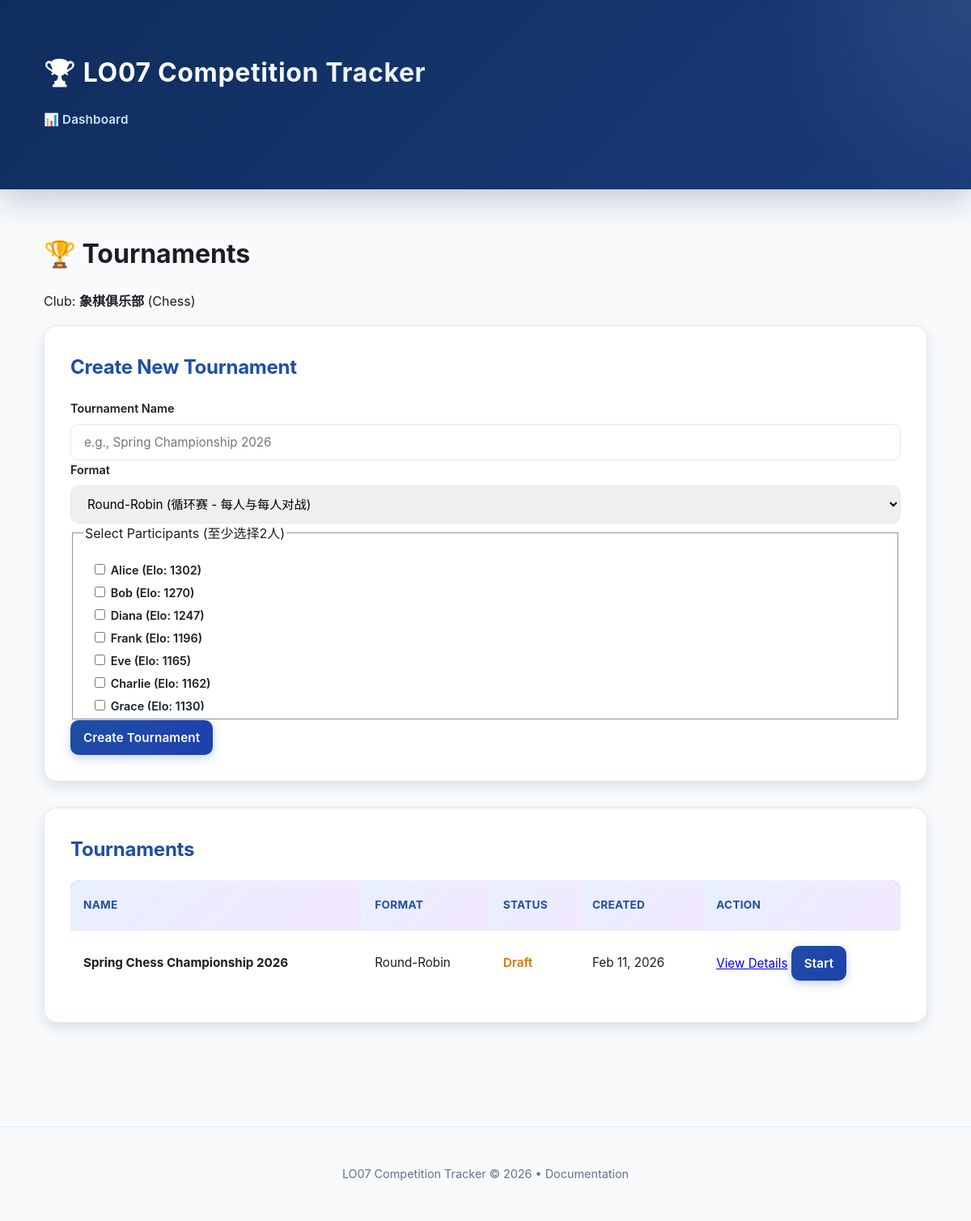
/tournament.php?club_id=1, run on an earlier commit of the app's database.
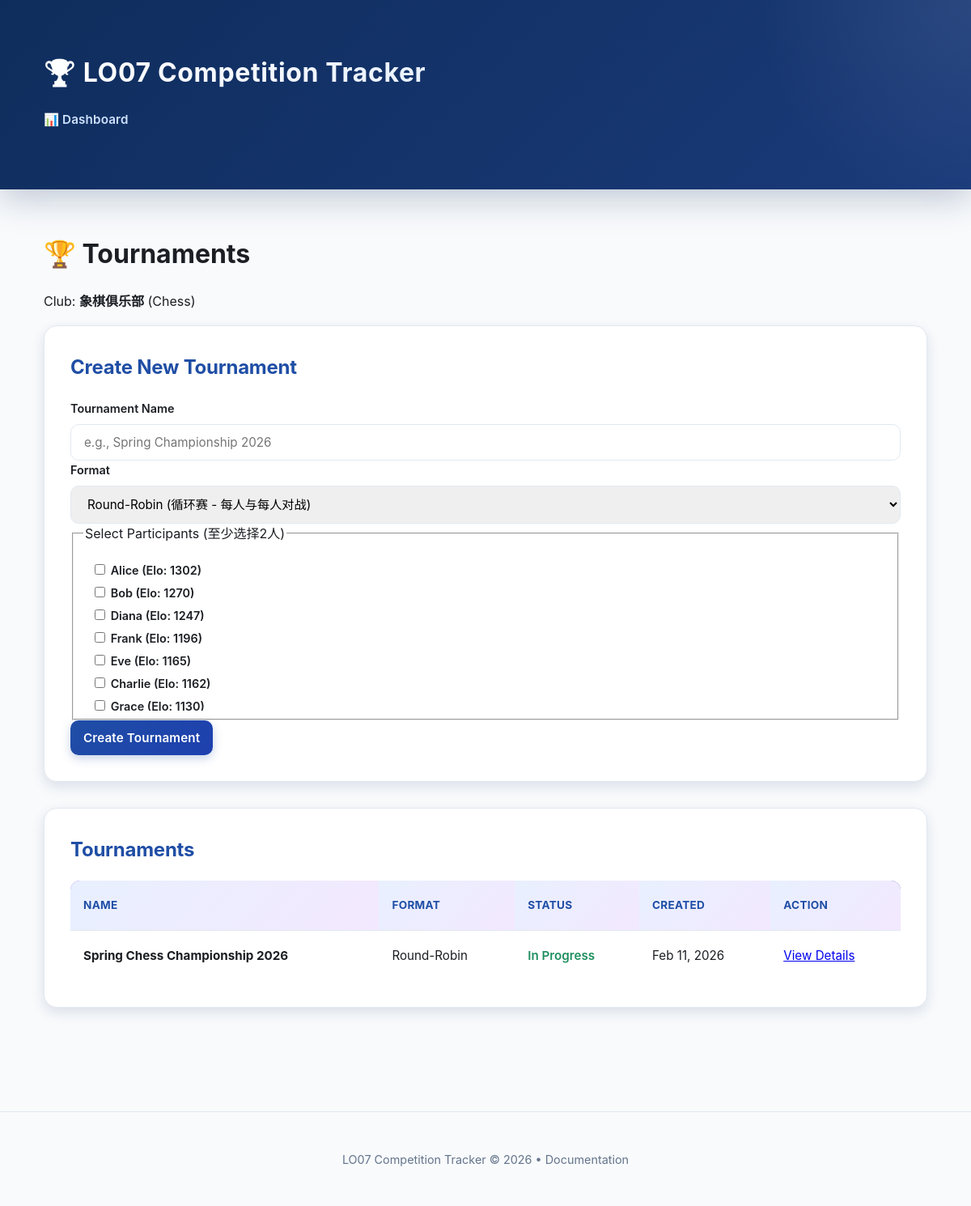
And on a later commit of the database.
### tables this page shows
CREATE TABLE tournaments (
            id INTEGER PRIMARY KEY AUTOINCREMENT,
            club_id INTEGER NOT NULL,
            name TEXT NOT NULL,
            format TEXT NOT NULL DEFAULT "round-robin",
            status TEXT NOT NULL DEFAULT "draft",
            created_at TEXT NOT NULL,
            FOREIGN KEY (club_id) REFERENCES clubs(id) ON DELETE CASCADE
        );

### public/tournament.php (called while the page is built, shortened)
<?php
require __DIR__ . '/../app/bootstrap.php';
$clubId = (int) ($_GET['club_id'] ?? 0);
$controller = new TournamentController($repo, new TournamentService($repo, $eloService));
$data = $controller->getTournamentListData($clubId);
extract($data);
require __DIR__ . '/../app/views/tournament_list.php';

### app/services/TournamentService.php (called while the page is built, shortened)
<?php
class TournamentService
{
    public function listTournaments(int $clubId): array
    {
        $db = $this->repo->getConnection();
        $stmt = $db->prepare('
            SELECT * FROM tournaments WHERE club_id = :club_id
            ORDER BY created_at DESC
        ');
        $stmt->execute([':club_id' => $clubId]);
        return $stmt->fetchAll(PDO::FETCH_ASSOC);
    }
}

### app/controllers/TournamentController.php (called while the page is built, shortened)
<?php
class TournamentController
{
    public function getTournamentListData(int $clubId): array
    {
        $club = $this->repo->getClub($clubId);
        $tournaments = $this->tournamentService->listTournaments($clubId);
        $members = $this->repo->listClubMembers($clubId);
        return [
            'club' => $club,
            'tournaments' => $tournaments,
            'members' => $members,
        ];
    }
}

### app/models/Repository.php (called while the page is built, shortened)
<?php
class Repository
{
    private PDO $db;
    public function __construct(PDO $db)
    {
        $this->db = $db;
    }
    public function getClub(int $clubId): ?array
    {
        $stmt = $this->db->prepare(
            'SELECT c.*, u.username AS creator_name
             FROM clubs c
             LEFT JOIN users u ON u.id = c.created_by
             WHERE c.id = :id'
        );
        $stmt->execute(['id' => $clubId]);
        $club = $stmt->fetch(PDO::FETCH_ASSOC);
        return $club ?: null;
    }
}

### app/views/tournament_list.php (the view, shortened to what the changed rows need)
<header>
    <h1>🏆 Tournaments</h1>
</header>
<section class="card">
    <h2>Create New Tournament</h2>
</section>
<section class="card">
    <h2>Tournaments</h2>
    <?php if (empty($tournaments)) : ?>
        <p>No tournaments yet. Create your first tournament above!</p>
    <?php else : ?>
        <table>
            <thead>
                <tr style="background: linear-gradient(135deg, var(--purple), var(--blue));">
                    <th>Name</th>
                    <th>Format</th>
                    <th>Status</th>
                    <th>Created</th>
                    <th>Action</th>
                </tr>
            </thead>
            <tbody>
                <?php foreach ($tournaments as $tournament) : ?>
                    <?php
                    $statusLabels = [
                        'draft' => ['label' => 'Draft', 'color' => 'var(--amber)'],
                        'in-progress' => ['label' => 'In Progress', 'color' => 'var(--green)'],
                        'completed' => ['label' => 'Completed', 'color' => 'var(--blue)'],
                    ];
                    $status = $statusLabels[$tournament['status']] ?? ['label' => 'Unknown', 'color' => 'gray'];
                    $formatLabels = [
                        'round-robin' => 'Round-Robin',
                        'elimination' => 'Elimination',
                    ];
                    $formatLabel = $formatLabels[$tournament['format']] ?? $tournament['format'];
                    $createdDate = new DateTimeImmutable($tournament['created_at']);
                    ?>
                    <tr>
                        <td><strong><?= htmlspecialchars($tournament['name']) ?></strong></td>
                        <td><?= htmlspecialchars($formatLabel) ?></td>
                        <td>
                            <span style="color: <?= $status['color'] ?>; font-weight: 600;">
                                <?= $status['label'] ?>
                            </span>
                        </td>
                        <td><?= $createdDate->format('M d, Y') ?></td>
                        <td>
                            <a href="tournament_detail.php?id=<?= $tournament['id'] ?>" class="btn-link">View Details</a>
                            <?php if ($tournament['status'] === 'draft') : ?>
                                <form method="post" action="tournament.php?club_id=<?= $club['id'] ?>&action=start&id=<?= $tournament['id'] ?>" style="display: inline;">
                                    <button type="submit" onclick="return confirm('Start this tournament? Matches will be generated.');">Start</button>
                                </form>
                            <?php endif; ?>
                        </td>
                    </tr>
                <?php endforeach; ?>
            </tbody>
        </table>
    <?php endif; ?>
</section>
<?php
require __DIR__ . '/layout.php';

What changed in the data, as far as the page shows it:
changed tournaments "Round-Robin": status "Draft" → "In Progress"; no longer shows "Start"
